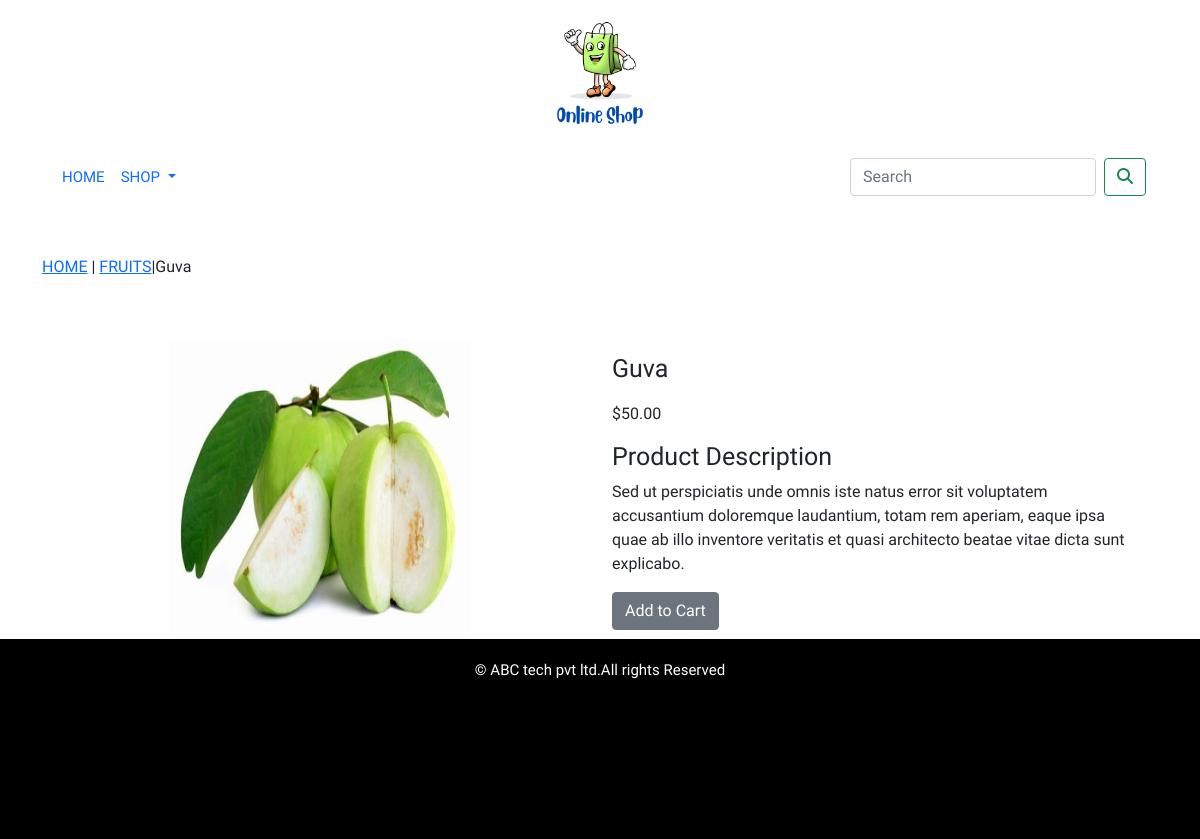
The page /shop/fruits/guva/ on the database its author committed.
### shop/models.py (models this page shows, shortened)
class Product(models.Model):
    name=models.CharField(max_length=250,unique=True)
    slug=models.SlugField(max_length=250,unique=True)
    description=models.TextField(blank=True)
    price=models.DecimalField(max_digits=10,decimal_places=2)
    category=models.ForeignKey(Category,on_delete=models.CASCADE)
    image=models.ImageField(upload_to='product',blank=True)
    stock=models.IntegerField()
    available=models.BooleanField(default=True)
    created=models.DateTimeField(auto_now_add=True)
    updated=models.DateTimeField(auto_now=True)
    class Meta:
        ordering=('name',)
        verbose_name='product'
        verbose_name_plural='products'

class Category(models.Model):
    name=models.CharField(max_length=250,unique=True)
    slug=models.SlugField(max_length=250,unique=True)
    description=models.TextField(blank=True)
    image=models.ImageField(upload_to='category',blank=True)
    class Meta:
        ordering=('name',)
        verbose_name='category'
        verbose_name_plural='categories'
    def get_url(self):
        return reverse('shop:products_by_category',args=[self.slug])
    def __str__(self):
        return '{}'.format(self.name)

### shop/views.py (the view)
# urls.py: path('<slug:c_slug>/<slug:product_slug>/',views.proDetail,name='proDetail'),
def proDetail(request,c_slug,product_slug):
    try:
        product=Product.objects.get(category__slug=c_slug,slug=product_slug)
    except Exception as e:
        raise e
    return render(request,'product.html',{'product':product})

### cart/context_processors.py (called while the page is built)
def counter(request):
    item_count=0
    if 'admin' in request.path:
        return {}
    else:
        try:
            cart=Cart.objects.filter(cart_id=_cart_id(request))
            cart_items=CartItems.objects.all().filter(cart=cart[:1])
            for cart_item in cart_items:
                item_count += cart_item.quantity
        except Cart.DoesNotExist:
            item_count = 0
    return dict(item_count=item_count)

### cart/views.py (called while the page is built)
def _cart_id(request):
    cart=request.session.session_key
    if not cart:
        cart=request.session.create()
    return cart

### shop/context_processors.py (called while the page is built)
def menu_links(request):
    links=Category.objects.all()
    return dict(links=links)

### templates/product.html (shortened to what this page needs)
{% extends 'base.html' %}
{% load static %}
{% block content %}
    <div class="row my_prod_row_class">
        <div class="mx-auto">
            <p><a href="{% url 'shop:allProdCat' %}">HOME</a> | <a href="{{product.category.get_url}}">{{product.category}}</a>|{{product.name}}</p>
        </div>
    </div>
    <div class="container">
    <br>
    <div class="row">
        <div class="col-12 col-sm-12 col-md-12 col-lg-6 text-center">
            <div style="min-width:18rem;">
                <img src="{{product.image.url}}" height="300px" width="300px" alt="{{product.name}}">
            </div>
        </div>
            <div class="col-12 col-sm-12 col-md-12 col-lg-6">
                <div>
                <h1 class="my_prod_title">{{product.name}}</h1>
                <P>${{product.price}}</P>
                <h4 class="my_title">Product Description</h4>
                <p class="text-justify my_prod_text">{{product.description}}</p>
                {% if product.stock <= 0 %}
                    <p class="text-justify my_prod_text"><b>Out of Stock</b></p>
                {% else %}
                    <a class="btn btn-secondary" href="{% url 'cart:add_cart' product.id %}">Add to Cart</a>
                {% endif %}
            </div>
        </div>
    </div>
    </div>
{% endblock %}

### static/css/custom.css (style rules this page uses)
body { font-family: 'Play', sans-serif; }
.my_title { font-size:25px; text_transform:uppercase; letter_spacing:.2em; }
.my_prod_row_class { padding-top:50px; padding-bottom:20px; }
.my_prod_title { font-size:25px; text_transform:uppercase; letter_spacing;.2em; padding-top:15px; padding-bottom:10px; }
.my_prod_text { padding-right:20px; }

### rows shown on the page
Product: category "FRUITS", name "Guva", image (picture), price "50.00", description "Sed ut perspiciatis unde omnis iste natus error sit voluptatem accusantium doloremque laudantium, totam rem aperiam, eaque ipsa quae ab illo inventore veritatis et quasi architecto beatae vitae dicta sunt explicabo."
